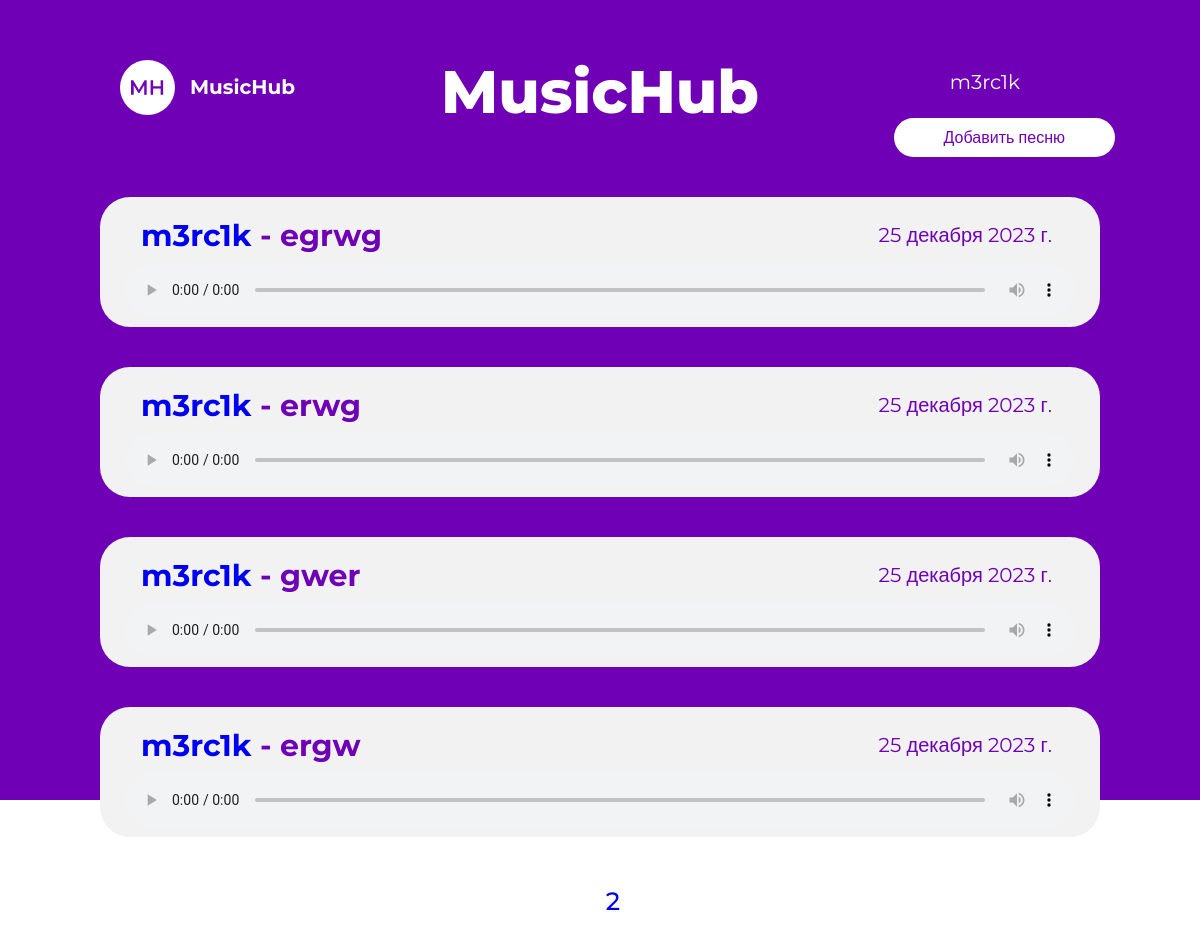
The app's page /home/ (signed in) with its own data.
### music/models.py (models this page shows, shortened)
class MusicModel(models.Model):
    title = models.CharField(max_length=50)
    file = models.FileField(upload_to='music_file/')
    author = models.ForeignKey(User, on_delete=models.CASCADE)
    publication_date = models.DateTimeField(null = True, auto_now_add = True)
    class Meta:
        ordering = ['-publication_date']

### music/views.py (the view)
# urls.py: path('home/', ListMusicView.as_view(), name = 'home')
class ListMusicView(ListView):
    paginate_by = 4
    model = MusicModel
    template_name = 'music/home_page.html'

### music/templates/music/home_page.html (shortened to what this page needs)
{% extends 'base.html' %}
{% load static %}
{% block content %}
{% if request.user.is_authenticated %}
		<div class="main home-main">
			<div class="home_title_block">
				<h2 class="main__title hometitle">MusicHub</h2>
				<a class="home_user" href="{% url 'detail' user.id %}">{{ request.user }}</a>
			</div>
			<div class="upload_music">
				<a class = 'upl_music' href="{% url 'upload-music' %}">Добавить песню</a>
			</div>
			{% for music in musicmodel_list %}
			<div class="home_block_music">
				<div class="home_music_title_author">
					<a class = 'home_music_author' href="{% url 'detail' music.author.id %}">{{ music.author }}</a> - {{ music.title }}
				</div>
				<div class="home_music_file">
					<audio controls = "controls" class = 'music_player'>
  					<source src="{{ music.file.url }}" >
					</audio>
				</div>
				<div class="home_music_date">
					{{music.publication_date.date}}
				</div>
			</div>
			{% endfor %}
			<img src="{% static 'img/logo.jpg' %}" alt="" class="main_page_image" />
			<h2 class="main_page_suptitle">MusicHub</h2>\
			<div class="pagination_block">
				<ul>
        {% for p in paginator.page_range %}
						{% if page_obj.has_other_pages %}
            {% if page_obj.number == p %}
                <li class="pagionation_selected">{{ p }}</li>
            {% elif p >= page_obj.number|add:-2 and p <= page_obj.number|add:2  %}
                <li class = 'pagionation_no_selected'>
                    <a class = 'pag_no_selected ' href="?page={{p}}">{{ p }}</a>
                </li>
            {% endif %}
						{% endif %}
        {% endfor %}
    		</ul>
			</div>
		</div>
		{% endif %}
{% endblock %}

### music/static/css/styles.css (style rules this page uses)
* { font-family: 'Montserrat', sans-serif; margin: 0; padding: 0; box-sizing: border-box; outline: none; }
.main_page_image { border-radius: 100px; width: 55px; position: absolute; top: 60px; left: 120px; }
.main_page_suptitle { position: absolute; top: 75px; left: 190px; font-size: 20px; }
.main, .main_register { width: 100%; height: 100vh; color: #fff; display: flex; flex-flow: column wrap; align-items: center; justify-content: center; background: #7000B5; background-size: 100%; }
.main__title, .register_title { font-size: 60px; font-weight: 800; color: #fff; margin-bottom: 20px; }
.home-main { display: block; }
.home_title_block { display: block; text-align: center; padding-top: 55px; position: relative; }
.home_user { position: absolute; top: 70px; right: 180px; font-size: 20px; cursor: pointer; text-decoration: none; color:#fff; transition: .2s; }
.home_block_music { display: block; width: 1000px; height: 130px; margin-left: auto; margin-right: auto; background-color: #f2f2f2; border: 0; border-radius: 30px; text-align: center; margin-top: 40px; }
.music_player { width: 950px; border: 0; border-radius: 5px; }
.home_music_title_author { color: #7000B5; font-size: 30px; font-weight: 700; text-align: left; padding-left: 41px; padding-top: 20px; }
.home_music_author { text-decoration: none; transition: .2s; }
.home_music_file { padding-top: 9px; }
.home_music_date { color: #7000B5; font-size: 20px; font-weight: 400; text-align: right; margin-top: -98px; margin-right: 48px; }
.upload_music { display: flex; justify-content: right; margin-right: 85px; margin-top: -30px; }
.upl_music { background-color: #fff; padding: 10px 50px; text-align: center; color: #7000B5; font-weight: 500; border: 0; border-radius: 20px; text-decoration: none; }
.pagination_block { display: flex; justify-content: center; font-size: 25px; color: #7000B5; font-weight: 500; margin-top: 30px; }
.pagionation_no_selected { list-style-type: none; display: inline-block; }
.pagionation_selected { list-style-type: none; display: inline-block; color: #fff; margin-right: 20px; }
.pag_no_selected { text-decoration: none; cursor: pointer; padding: 15px 25px; background-color: #fff; border: 0; border-radius: 60px; margin-right: 10px; transition: .2s; }

### records on screen
MusicModel: author "m3rc1k", title "egrwg", publication_date "25 декабря 2023 г."
MusicModel: author "m3rc1k", title "erwg", publication_date "25 декабря 2023 г."
MusicModel: author "m3rc1k", title "gwer", publication_date "25 декабря 2023 г."
MusicModel: author "m3rc1k", title "ergw", publication_date "25 декабря 2023 г."

### other values on screen
{{ request.user }} "m3rc1k"
{{ p }} "2"
